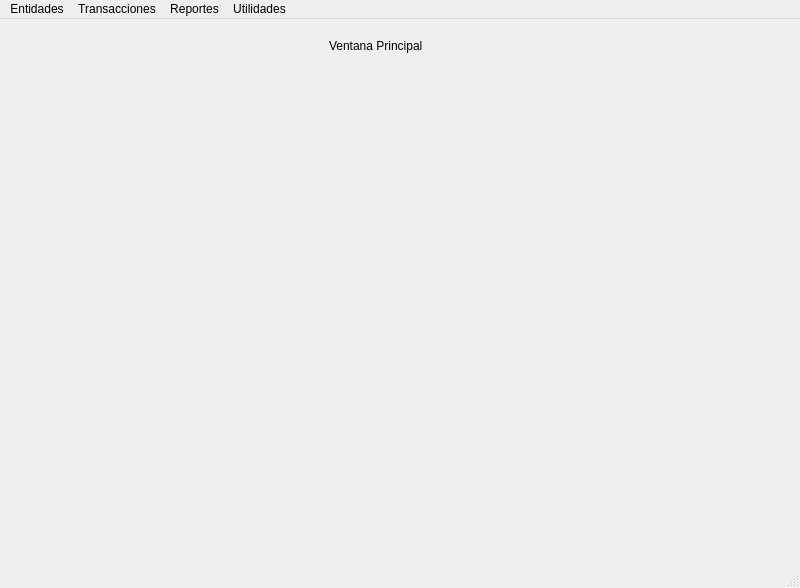
<?xml version="1.0" encoding="UTF-8"?>
<ui version="4.0">
 <class>MainWindow</class>
 <widget class="QMainWindow" name="MainWindow">
  <property name="geometry">
   <rect>
    <x>0</x>
    <y>0</y>
    <width>800</width>
    <height>588</height>
   </rect>
  </property>
  <property name="sizeIncrement">
   <size>
    <width>500</width>
    <height>0</height>
   </size>
  </property>
  <property name="windowTitle">
   <string>MainWindow</string>
  </property>
  <widget class="QWidget" name="centralwidget">
   <layout class="QVBoxLayout" name="verticalLayout">
    <item>
     <widget class="QStackedWidget" name="stackedWidget">
      <widget class="QWidget" name="page">
       <widget class="QLabel" name="label">
        <property name="geometry">
         <rect>
          <x>320</x>
          <y>10</y>
          <width>101</width>
          <height>16</height>
         </rect>
        </property>
        <property name="text">
         <string>Ventana Principal</string>
        </property>
       </widget>
      </widget>
     </widget>
    </item>
   </layout>
  </widget>
  <widget class="QMenuBar" name="menubar">
   <property name="geometry">
    <rect>
     <x>0</x>
     <y>0</y>
     <width>800</width>
     <height>22</height>
    </rect>
   </property>
   <widget class="QMenu" name="menuReportes">
    <property name="title">
     <string>Reportes</string>
    </property>
   </widget>
   <widget class="QMenu" name="menuUtilidades">
    <property name="title">
     <string>Utilidades</string>
    </property>
   </widget>
   <widget class="QMenu" name="menuEntidades">
    <property name="title">
     <string>Entidades</string>
    </property>
    <addaction name="actionSucursal"/>
    <addaction name="actionEmpleado"/>
    <addaction name="actionMunicipio"/>
    <addaction name="actionCargo"/>
    <addaction name="actionUsuario"/>
    <addaction name="actionSalir"/>
   </widget>
   <widget class="QMenu" name="menuTransacciones">
    <property name="title">
     <string>Transacciones</string>
    </property>
   </widget>
   <addaction name="menuEntidades"/>
   <addaction name="menuTransacciones"/>
   <addaction name="menuReportes"/>
   <addaction name="menuUtilidades"/>
  </widget>
  <widget class="QStatusBar" name="statusbar"/>
  <action name="actionSucursal">
   <property name="text">
    <string>Sucursal</string>
   </property>
  </action>
  <action name="actionEmpleado">
   <property name="text">
    <string>Empleado</string>
   </property>
  </action>
  <action name="actionMunicipio">
   <property name="text">
    <string>Municipio</string>
   </property>
  </action>
  <action name="actionCargo">
   <property name="text">
    <string>Cargo</string>
   </property>
  </action>
  <action name="actionUsuario">
   <property name="text">
    <string>Usuario</string>
   </property>
  </action>
  <action name="actionSalir">
   <property name="text">
    <string>Salir</string>
   </property>
  </action>
 </widget>
 <resources/>
 <connections/>
</ui>
